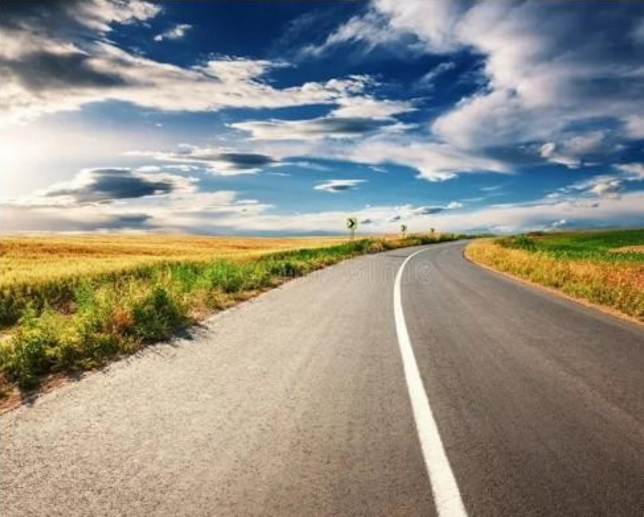
#> input picture IMG.png, 1287 x 1033 px (shown at 1/2 size)
$ jupyter execute PS1_Code.ipynb
#> lines starting #> are read from the running program, lines starting #| are printed output that depends on the picture; after the words box and inside, x2 and y2 are one past the last pixel; in counts of white or black regions, pixels touching at a corner belong together
[cell 1]
import numpy as np
import cv2
import matplotlib.pyplot as plt

img = cv2.imread('IMG.png')
#> img is the input picture: shape (1033, 1287, 3); mean B, G, R 132.9, 143.3, 146.2
h = img.shape[0]
#> h = 1033
w = img.shape[1]
#> w = 1287

print(f"Shape of the image: {img.shape}")
#| Shape of the image: (1033, 1287, 3)
print(f"Pixel at a point: {img[200, 100]}") #BGR Value
#| Pixel at a point: [203 217 233]

plt.imshow(cv2.cvtColor(img, cv2.COLOR_BGR2RGB))
plt.show()

[cell 2]
print(f"height : {h}")
#| height : 1033
print(f"width : {w}")
#| width : 1287

[cell 3]
grayImg = cv2.cvtColor(img, cv2.COLOR_BGR2GRAY)
blurImg = cv2.GaussianBlur(grayImg, (5, 5), 0)
# plt.imshow(blurImg, cmap='gray')

plt.subplot(1, 2, 1); plt.imshow(grayImg, cmap="gray"); plt.title("Gray")
plt.subplot(1, 2, 2); plt.imshow(cv2.cvtColor(blurImg, cv2.COLOR_BGR2RGB)); plt.title("Blur 5x5")
plt.show()

[cell 4]
hsv = cv2.cvtColor(img, cv2.COLOR_BGR2HSV)
#> hsv: shape (1033, 1287, 3); mean H, S, V 49.5, 85, 163.8

hue, saturation, value = cv2.split(hsv)
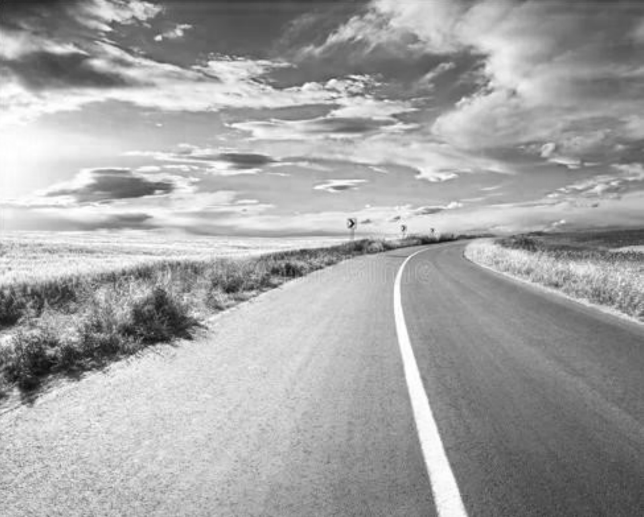
#> value: shape (1033, 1287) (shown at 1/2 size); min 6, max 255, mean 163.8

plt.subplot(1, 4, 1); plt.imshow(hue, cmap="gray"); plt.title("Hue")
plt.subplot(1, 4, 2); plt.imshow(saturation, cmap="gray"); plt.title("Saturation")
plt.subplot(1, 4, 3); plt.imshow(value, cmap="gray"); plt.title("Value")
plt.subplot(1, 4, 4); plt.imshow(cv2.cvtColor(hsv, cv2.COLOR_BGR2RGB)); plt.title("HSV")
plt.show()
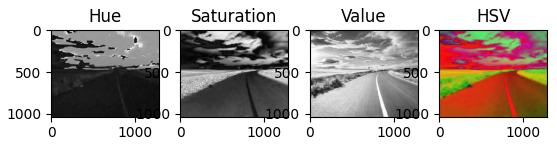
#> figure drawn by matplotlib, 4 panels

[cell 5]
# [15 lines of commented-out code are left out]

[cell 6]
hzn = 0.47

def roi (h, w, horizon = hzn) :
#> called with h = 1033, w = 1287, horizon = 0.47
    y = int(h * horizon)
#> y = 485
    roi = np.zeros((h, w), dtype=np.uint8)
    poly = np.array([[(0, h), (0, int(h * 0.76)), (int(w * 0.59), y), (int(w * 0.73), y), (w, int(h * 0.63)), (w, h)]], dtype = np.int32)
    cv2.fillPoly(roi, poly, 255)
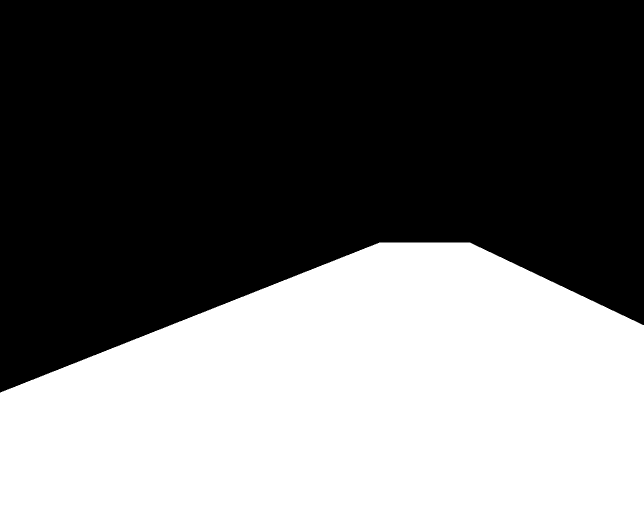
#> roi: shape (1033, 1287) (shown at 1/2 size); 42.3% white; 1 white region, box (x1, y1, x2, y2) and area: (0, 485, 1287, 1033) 562566
    return roi

roi_img = roi(h, w)
plt.imshow(roi_img, cmap="gray");
plt.title("ROI");
plt.show()

[cell 7]
valueCut = max(120, int(np.percentile(value[roi_img>0], 97)))
#> valueCut = 232
valueCut = 232
print(valueCut)

whiteLine = cv2.inRange(hsv, (0, 0, valueCut), (180, 40, 255))
#> whiteLine: shape (1033, 1287); 5.2% white; 153 white regions (80 under 20 px), largest, box (x1, y1, x2, y2) and area: (0, 168, 421, 412) 33221, (788, 523, 932, 1033) 13767, (55, 389, 433, 448) 6004
# whiteLine = cv2.inRange(hsv, (0, 0, valueCut), (190, 45, 255))
whiteLine = cv2.bitwise_and(whiteLine, roi_img)
#> whiteLine: shape (1033, 1287); 1% white; 4 white regions (3 under 20 px), largest, box (x1, y1, x2, y2) and area: (788, 523, 932, 1033) 13767
plt.imshow(whiteLine, cmap="gray");
plt.title("White Line");
plt.show()

[cell 8]
#Just to check color on hsv values

def show_hsv(h, s, v):
#> called with h = 0, s = 0, v = 232
    patch = np.full((100, 100, 3), (h, s, v), dtype=np.uint8)
    rgb = cv2.cvtColor(patch, cv2.COLOR_HSV2RGB)
#> rgb: shape (100, 100, 3); every value is 232
    plt.imshow(rgb)
    plt.title(f"H={h}, S={s}, V={v}")
    plt.axis("off")
    plt.show()

show_hsv(0, 0, valueCut)
show_hsv(190, 45, 255)
#> call 2 of show_hsv, with h = 190, s = 45, v = 255
#> in show_hsv (call 2), `rgb = cv2.cvtColor(patch, cv2.COLOR_HSV2RGB)`:
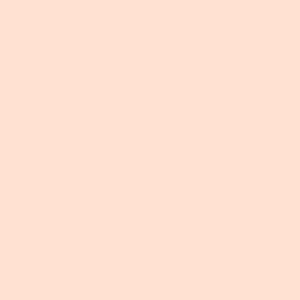
#> rgb: shape (100, 100, 3) (shown 3 times larger); mean R, G, B 255, 225, 210

[cell 9]
edges_whiteLine = cv2.Canny(whiteLine, 50, 150)
#> edges_whiteLine: shape (1033, 1287); 0.09% white in thin lines or dots, all inside (x1, y1, x2, y2) = (365, 512, 932, 1033)
# plt.imshow(edges, cmap="gray");
# plt.title("Canny Edge Detection");
# plt.show()
blur_sat = cv2.GaussianBlur(saturation, (5, 5), 0)
edges_sat = cv2.bitwise_and(cv2.Canny(blur_sat, 50, 150), roi_img)
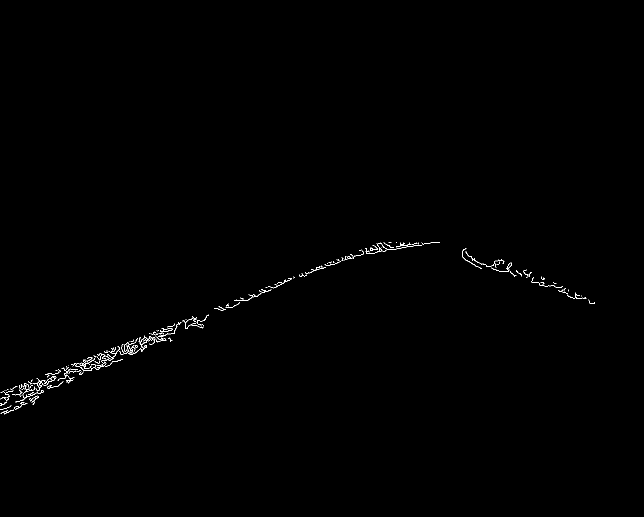
#> edges_sat: shape (1033, 1287) (shown at 1/2 size); 0.33% white in thin lines or dots, all inside (x1, y1, x2, y2) = (0, 485, 1190, 829)

plt.subplot(1, 2, 1); plt.imshow(edges_whiteLine, cmap="gray"); plt.title("Canny Edge Detection on White Line")
plt.subplot(1, 2, 2); plt.imshow(edges_sat, cmap="gray"); plt.title("Canny Edge Detection on Saturation")
plt.show()

[cell 10]
hough_kwords1 = dict(rho=1, theta=np.pi/180, threshold=15, minLineLength=40, maxLineGap=30)
lines_whiteLine1 = cv2.HoughLinesP(edges_whiteLine, **hough_kwords1)
#> lines_whiteLine1 = 19 rows, first 6: [833, 737, 898, 937], [793, 656, 838, 869], [900, 939, 930, 1031], [837, 752, 894, 928], [827, 814, 845, 896], [800, 608, 825, 709]
lines_sat1 = cv2.HoughLinesP(edges_sat, **hough_kwords1)
#> lines_sat1 = 84 rows, first 6: [603, 552, 761, 485], [4, 818, 211, 726], [1, 806, 95, 766], [210, 733, 330, 677], [0, 818, 412, 635], [8, 784, 391, 637]

vis1 = img.copy()
for lines in (lines_whiteLine1, lines_sat1):
    if lines is not None:
        for x1, y1, x2, y2 in lines.reshape(-1, 4):
            if (x1 + x2) / 2 > w * 0.5:
                continue
            cv2.line(vis1, (x1, y1), (x2, y2), (0, 0, 255), 2)
#> this loop made 2 passes
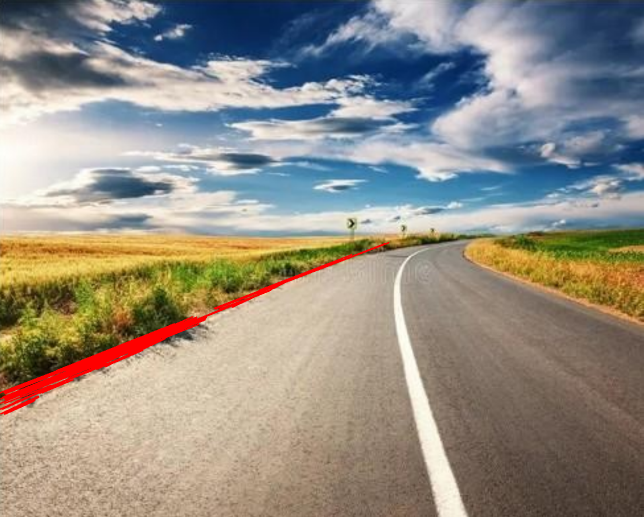
#> vis1: shape (1033, 1287, 3) (shown at 1/2 size); 1.12% of pixels changed, all inside (x1, y1, x2, y2) = (0, 484, 779, 830)

# [19 lines of commented-out code are left out]

plt.imshow(cv2.cvtColor(vis1, cv2.COLOR_BGR2RGB))
plt.title("Hough Lines on White Line")
plt.show()
# [5 lines of commented-out code are left out]

[cell 11]
def avgLine (lines, side, x_min=None, x_max=None):
#> called with lines = array of shape (84, 1, 4), side = 'left', x_max = 797.9
    slopes, constants, lengths = [], [], []
    if lines is None:
        return None

    for x1, y1, x2, y2 in lines.reshape(-1, 4):
        if y1==y2:
            continue
        slope = (y2 - y1) / (x2 - x1) if x2 != x1 else float('inf')
        if side == 'left' and slope > -0.2:
            continue
        if side == 'right' and slope < 0.2:
            continue
        midpoint_x = (x1 + x2) / 2
        if x_max is not None and midpoint_x > x_max:
            continue
        if x_min is not None and midpoint_x < x_min:
            continue

        m = (x1-x2)/(y1-y2)
        c = x1 - m*y1
        length = np.sqrt((y2 - y1)**2 + (x2 - x2)**2)
        slopes.append(m)
        constants.append(c)
        lengths.append(length)
#> this loop made 84 passes
#> (x1, y1, x2, y2, slope, midpoint_x, m, c) on passes 1 to 12: (603, 552, 761, 485, -0.424, 682, -2.36, 1904.7), (4, 818, 211, 726, -0.444, 107.5, -2.25, 1844.5), (1, 806, 95, 766, -0.426, 48, -2.35, 1895.1), (210, 733, 330, 677, -0.467, 270, -2.14, 1780.7), (0, 818, 412, 635, -0.444, 206, -2.25, 1841.6), (8, 784, 391, 637, -0.384, 199.5, -2.61, 2050.7), (9, 795, 541, 580, -0.404, 275, -2.47, 1976.2), (0, 785, 393, 634, -0.384, 196.5, -2.6, 2043.1), (10, 798, 411, 636, -0.404, 210.5, -2.48, 1985.3), (1, 797, 552, 574, -0.405, 276.5, -2.47, 1970.3), (9, 797, 412, 634, -0.404, 210.5, -2.47, 1979.5), (432, 617, 777, 485, -0.383, 604.5, -2.61, 2044.6)
#> (x1, y1, x2, y2, slope) on passes 13, 17, 18, 21, 22, 26: (986, 538, 1032, 551, 0.283), (685, 516, 861, 485, -0.176), (927, 516, 980, 532, 0.302), (989, 526, 1066, 556, 0.39), (986, 528, 1177, 598, 0.366), (700, 508, 843, 485, -0.161)
#> after the loop, constants = 57 values, max 2167.1 at index 51, min 1730.7 at index 35, mean 1968.5; lengths = 57 values, max 223 at index 9, min 17 at index 34, mean 72.84; slopes = 57 values, max -2.07 at index 35, min -2.71 at index 34, mean -2.45

    if len(slopes) == 0:
        return None

    return np.average(slopes, weights=lengths), np.average(constants, weights=lengths)

def x_cord(line, y):
    m, c = line
    return m * y + c


left = avgLine(lines_sat1, "left", x_max=w * 0.62)
#> left = (-2.46, 1970.2)
right = avgLine(lines_whiteLine1, "right")
#> the loop in avgLine (call 2), `for x1, y1, x2, y2 in lines.reshape(-1, 4):` made 19 passes
#> (x1, y1, x2, y2, slope, midpoint_x, m, c) on passes 1 to 12: (833, 737, 898, 937, 3.08, 865.5, 0.325, 593.5), (793, 656, 838, 869, 4.73, 815.5, 0.211, 654.4), (900, 939, 930, 1031, 3.07, 915, 0.326, 593.8), (837, 752, 894, 928, 3.09, 865.5, 0.324, 593.5), (827, 814, 845, 896, 4.56, 836, 0.22, 648.3), (800, 608, 825, 709, 4.04, 812.5, 0.248, 649.5), (858, 934, 880, 1027, 4.23, 869, 0.237, 637.1), (788, 625, 788, 572, inf, 788, 0, 788), (863, 944, 882, 1032, 4.63, 872.5, 0.216, 659.2), (897, 933, 929, 1030, 3.03, 913, 0.33, 589.2), (813, 668, 826, 710, 3.23, 819.5, 0.31, 606.2), (809, 737, 819, 785, 4.8, 814, 0.208, 655.5)
#> (x1, y1, x2, y2, slope) on pass 14: (797, 567, 807, 526, -4.1)
#> right = (0.26, 630.4)

vis = img.copy()
for line, colour in ((left, (0, 0, 255)), (right, (0, 0, 255))):
    if line is not None:
        y_top, y_bot = int(h * 0.50), h - 1
        cv2.line(vis, (int(x_cord(line, y_top)), y_top), (int(x_cord(line, y_bot)), y_bot), colour, 3)
#> this loop made 2 passes
#> (colour, y_top, y_bot) on passes 1 to 2: ((0, 0, 255), 516, 1032), ((0, 0, 255), 516, 1032)
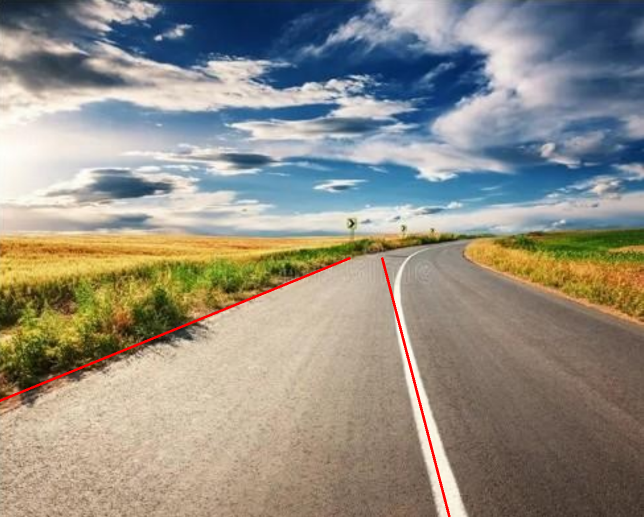
#> vis: shape (1033, 1287, 3) (shown at 1/2 size); 0.49% of pixels changed, all inside (x1, y1, x2, y2) = (0, 514, 901, 1033)
plt.figure(figsize=(12, 8))
plt.imshow(cv2.cvtColor(vis, cv2.COLOR_BGR2RGB)); plt.show()

[cell 12]
print(f"height : {h}")
#| height : 1033
print(f"width : {w}")
#| width : 1287

[cell 13]
y_top, y_bot = int(h * 0.50), h - 1

points = np.array([
    [int(x_cord(left, y_top)), y_top],
    [int(x_cord(left, y_bot)), y_bot],
    [int(x_cord(right, y_bot)), y_bot],
    [int(x_cord(right, y_top)), y_top]
], dtype=np.int32)
#> points = [[699, 516], [-571, 1032], [898, 1032], [764, 516]]

bitmap = np.full((h, w), 255, dtype=np.uint8)
cv2.fillPoly(bitmap, [points], 0)
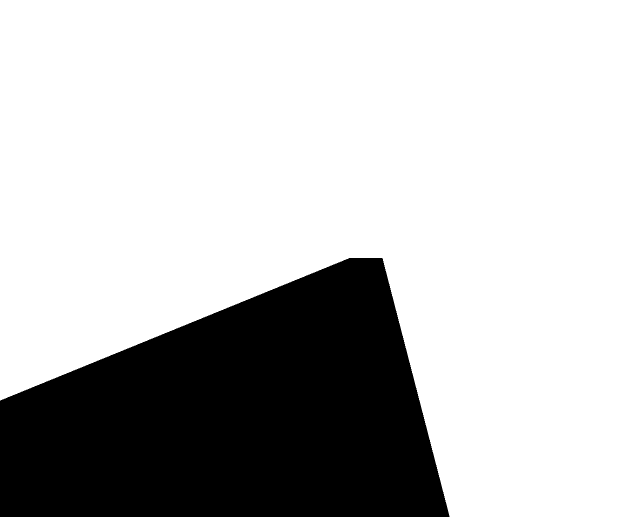
#> bitmap: shape (1033, 1287) (shown at 1/2 size); 75.1% white; 1 black region, box (x1, y1, x2, y2) and area: (0, 516, 899, 1033) 330393

plt.imsave("output.png", bitmap)
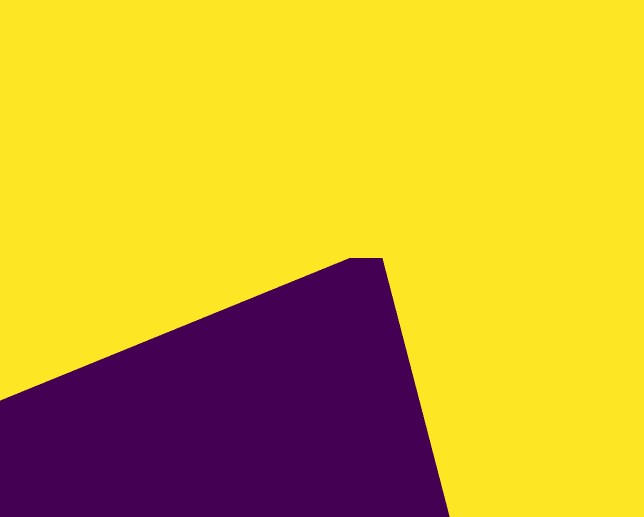
#> saved as output.png: shape (1033, 1287, 3) (shown at 1/2 size); mean R, G, B 207, 173.8, 47.9

img1 = img.copy()
cv2.line(img1, (int(x_cord(left, y_top)), y_top), (int(x_cord(left, y_bot)), y_bot), (0, 0, 255), 3)
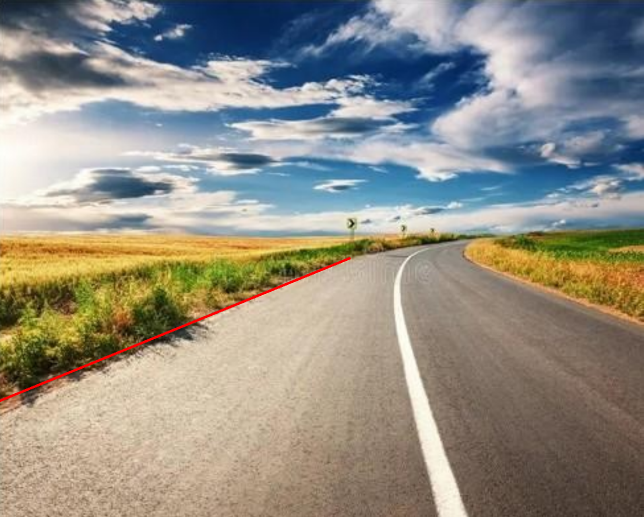
#> img1: shape (1033, 1287, 3) (shown at 1/2 size); 0.28% of pixels changed, all inside (x1, y1, x2, y2) = (0, 514, 702, 804)
cv2.line(img1, (int(x_cord(right, y_top)), y_top), (int(x_cord(right, y_bot)), y_bot), (0, 0, 255), 3)
plt.subplot(1, 2, 1); plt.imshow(cv2.cvtColor(img1, cv2.COLOR_BGR2RGB)); plt.title("Detected Lane Lines")
plt.subplot(1, 2, 2); plt.imshow(bitmap, cmap="gray"); plt.title("Bitmap of Lane Area")
plt.show()
